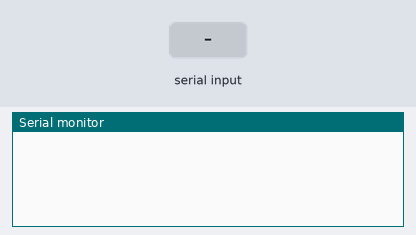
This sketch was run on a simulated Arduino Uno, built with avr-gcc and run on an emulated ATmega328P. On the bench: the last lines printed to the serial monitor. The inputs (shaded band) are chosen by the test bench.

Above: at 1.2 s.
1.3 s: "1" received over Serial
At 2.8 s:
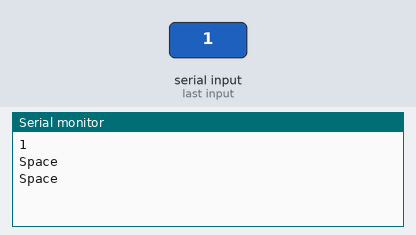
3.8 s: "0" received over Serial
At 5.2 s:
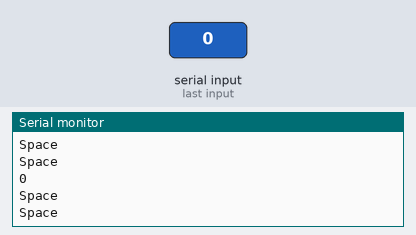
5.3 s: "2" received over Serial
At 7.1 s:
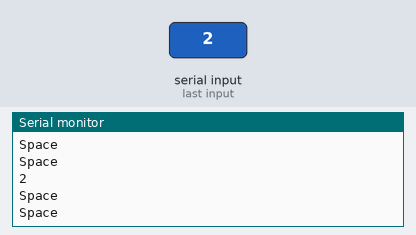

The sketch:

SerialRead.ino
```cpp
/*
Script by Miguel Yanez
Reads a string in the serial monitor and separates
every parameter.
*/

//Variables
String commandStr;
String command1;
String command2;
String command3;

void setup()
{
  Serial.begin(9600);
}

String ReadCommands()
{
  while (Serial.available() == 0) {}
  commandStr = Serial.readString();
  commandStr.trim();

  command1 = "";
  command2 = "";
  command3 = "";

  int wordCount = 0;
  for(int i = 0; i < commandStr.length(); i++)
  {
    if(commandStr[i] == ' ')
      wordCount++;
    else if(wordCount == 0)
      command1 += commandStr[i];
    else if(wordCount == 1)
      command2 += commandStr[i];
    else if(wordCount == 2)
      command3 += commandStr[i];
  }
  return command1, command2, command3;
}


void loop()
{
  command1, command2, command3 = ReadCommands();

  Serial.println(command1);
  Serial.println("Space");
  Serial.println(command2);
  Serial.println("Space");
  Serial.println(command3);
}
```

Measured:
- after the input at 1.3 s, the serial monitor: prints a new line after 1.0 s (image 1)
- after the input at 3.8 s, the serial monitor: prints a new line after 1.0 s (image 2)
- after the input at 5.3 s, the serial monitor: prints a new line after 1.0 s (image 3)
